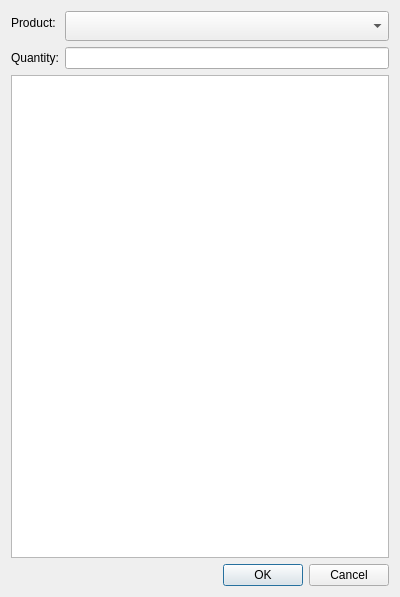
<?xml version="1.0" encoding="UTF-8"?>
<ui version="4.0">
 <class>AddOrderDetailWindow</class>
 <widget class="QDialog" name="AddOrderDetailWindow">
  <property name="geometry">
   <rect>
    <x>0</x>
    <y>0</y>
    <width>400</width>
    <height>597</height>
   </rect>
  </property>
  <property name="windowTitle">
   <string>Add Order Item</string>
  </property>
  <layout class="QVBoxLayout" name="verticalLayout">
   <item>
    <layout class="QFormLayout" name="formLayout">
     <property name="fieldGrowthPolicy">
      <enum>QFormLayout::FieldGrowthPolicy::AllNonFixedFieldsGrow</enum>
     </property>
     <item row="0" column="0">
      <widget class="QLabel" name="productLabel">
       <property name="text">
        <string>Product:</string>
       </property>
      </widget>
     </item>
     <item row="0" column="1">
      <widget class="QComboBox" name="productCombo">
        <property name="sizePolicy">
            <sizepolicy hsizetype="MinimumExpanding" vsizetype="Fixed">
            <horstretch>0</horstretch>
            <verstretch>0</verstretch>
            </sizepolicy>
            </property>
            <property name="minimumSize">
            <size>
            <width>120</width>  <!-- Keep existing or adjust -->
            <height>30</height> <!-- Your fixed height -->
            </size>
            </property>
            <property name="maximumSize">
            <size>
            <width>16777215</width> <!-- Allow full horizontal expansion -->
            <height>30</height>     <!-- Matches min for fixed height -->
            </size>
            </property>
            <property name="cursor">
            <cursorShape>PointingHandCursor</cursorShape>
            </property>
      </widget>
     </item>
     <item row="1" column="0">
      <widget class="QLabel" name="quantityLabel">
       <property name="text">
        <string>Quantity:</string>
       </property>
      </widget>
     </item>
     <item row="1" column="1">
      <widget class="QLineEdit" name="quantityEdit"/>
     </item>
     <item row="2" column="0" colspan="2">
      <widget class="QTextBrowser" name="textBrowser"/>
     </item>
    </layout>
   </item>
   <item>
    <widget class="QDialogButtonBox" name="buttonBox">
     <property name="orientation">
      <enum>Qt::Orientation::Horizontal</enum>
     </property>
     <property name="standardButtons">
      <set>QDialogButtonBox::StandardButton::Cancel|QDialogButtonBox::StandardButton::Ok</set>
     </property>
    </widget>
   </item>
  </layout>
 </widget>
 <resources/>
 <connections>
  <connection>
   <sender>buttonBox</sender>
   <signal>accepted()</signal>
   <receiver>AddOrderDetailWindow</receiver>
   <slot>accept()</slot>
   <hints>
    <hint type="sourcelabel">
     <x>20</x>
     <y>20</y>
    </hint>
    <hint type="destinationlabel">
     <x>20</x>
     <y>20</y>
    </hint>
   </hints>
  </connection>
  <connection>
   <sender>buttonBox</sender>
   <signal>rejected()</signal>
   <receiver>AddOrderDetailWindow</receiver>
   <slot>reject()</slot>
   <hints>
    <hint type="sourcelabel">
     <x>20</x>
     <y>20</y>
    </hint>
    <hint type="destinationlabel">
     <x>20</x>
     <y>20</y>
    </hint>
   </hints>
  </connection>
 </connections>
</ui>
